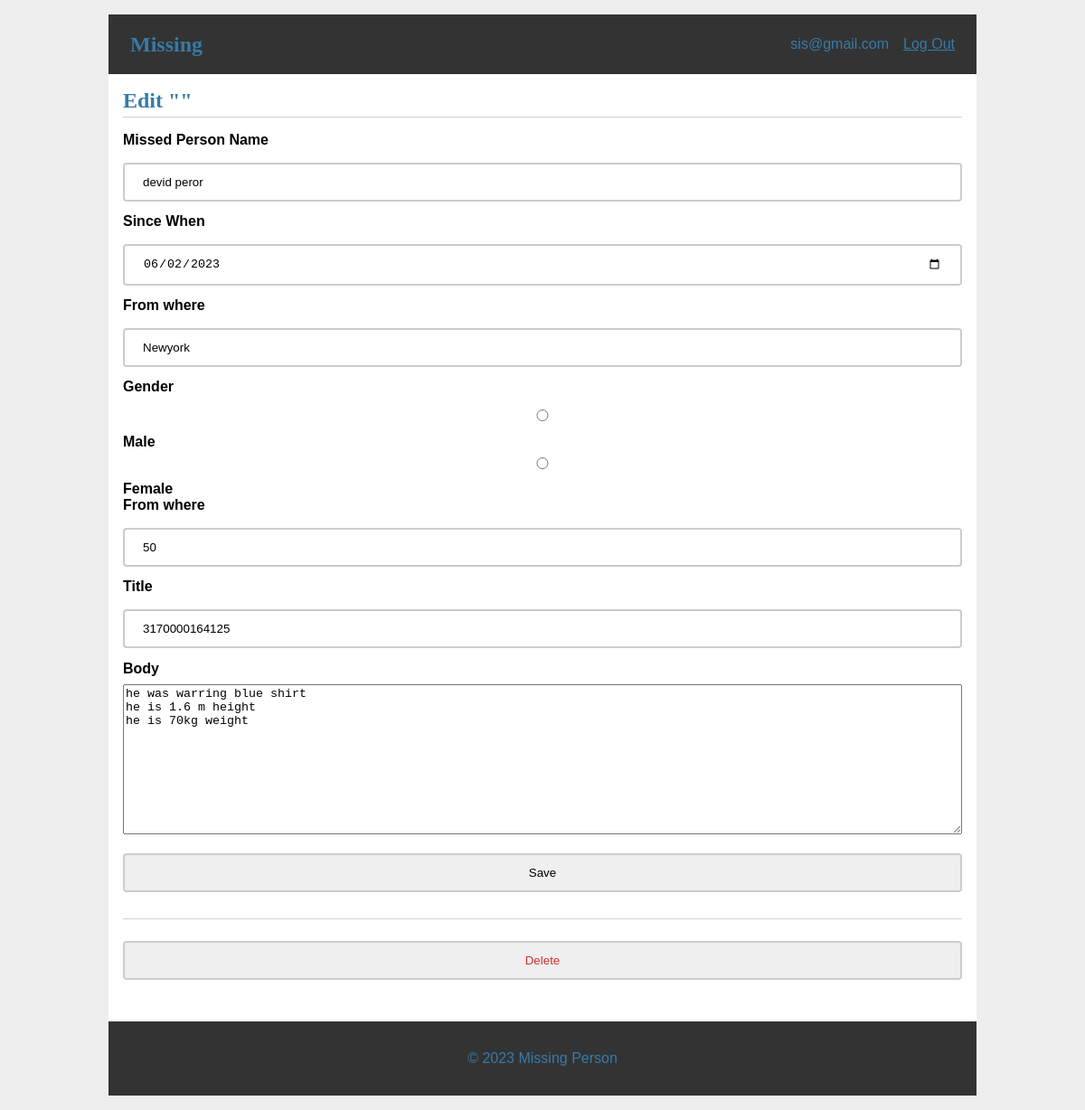
The app's page /16/update (signed in) with its own data.
### tables this page shows
CREATE TABLE user (
  id INTEGER PRIMARY KEY AUTOINCREMENT,
  finder_name TEXT NOT NULL,
  phone TEXT NOT NULL,
  finder_location TEXT NOT NULL,
  email TEXT UNIQUE NOT NULL,
  password TEXT NOT NULL
);

CREATE TABLE post (
  id INTEGER PRIMARY KEY AUTOINCREMENT,
  finder_id INTEGER NOT NULL,
  created TIMESTAMP NOT NULL DEFAULT CURRENT_TIMESTAMP,
  missed_name TEXT NOT NULL,
  since TEXT NOT Null,
  missing_from TEXT NOT NULL,
  gender TEXT NOT NULL,
  age TEXT NOT NULL,
  call_on TEXT NOT NULL,
  addtional_info TEXT NOT NULL,
  photo_url TEXT NOT NULL,
  FOREIGN KEY (finder_id) REFERENCES user (id)
);

### missing/blog.py (the view, shortened to what this page needs)
@bp.route('/<int:id>/update', methods=('GET', 'POST'))
@login_required
def update(id):
    post = get_post(id)
    return render_template('blog/update.html', post=post)

### missing/auth.py (called while the page is built)
@bp.before_app_request
def load_logged_in_user():
    user_id = session.get('user_id')
    if user_id is None:
        g.user = None
    else:
        g.user = get_db().execute(
            'SELECT * FROM user WHERE id = ?', (user_id,)
        ).fetchone()

def login_required(view):
    @functools.wraps(view)
    def wrapped_view(**kwargs):
        if g.user is None:
            return redirect(url_for('auth.login'))
        return view(**kwargs)
    return wrapped_view

### missing/blog.py (called while the page is built)
def get_post(id, check_finder=True):
    post = get_db().execute(
        'SELECT p.id, missed_name, since, missing_from,  gender, age,  call_on, addtional_info, created, finder_id, email'
        ' FROM post p JOIN user u ON p.finder_id = u.id'
        ' WHERE p.id = ?',
        (id,)
    ).fetchone()
    if post is None:
        abort(404, f"Post id {id} doesn't exist.")
    if check_finder and post['finder_id'] != g.user['id']:
        abort(403)
    return post

### missing/db.py (called while the page is built)
def get_db():
    if 'db' not in g:
        g.db = sqlite3.connect(
            current_app.config['DATABASE'],
            detect_types=sqlite3.PARSE_DECLTYPES
        )
        g.db.row_factory = sqlite3.Row
    return g.db

### missing/templates/blog/update.html
{% extends 'base.html' %}
{% block header %}
  <h1>{% block title %}Edit "{{ post['title'] }}"{% endblock %}</h1>
{% endblock %}
{% block content %}
  <form method="post">
    <label for="missed_name">Missed Person Name</label>
    <input name="missed_name" id="missed_name"
      value="{{ request.form['missed_name'] or post['missed_name'] }}" required>
    <label for="since">Since When</label>
    <input type="date" name="since" id="since"
    value="{{ request.form['since'] or post['since'] }}" required>
    <label for="missing_from">From where</label>
    <input name="missing_from" id="missing_from"
    value="{{ request.form['missing_from'] or post['missing_from'] }}" required>
    <label for="title">Gender</label>
    <div class="form-check form-check-inline">
      <input class="form-check-input" type="radio" name="gender" id="male" value="Male" {% if request.form['gender'] == 'male' %}checked{% endif %} required>
      <label class="form-check-label" for="male">Male</label>
    </div>
    <div class="form-check form-check-inline">
      <input class="form-check-input" type="radio" name="gender" id="female" value="Female" {% if request.form['gender'] == 'female' %}checked{% endif %} required>
      <label class="form-check-label" for="female">Female</label>
    </div>
    <label for="age">From where</label>
    <input name="age" id="age"
    value="{{ request.form['age'] or post['age'] }}" required>
    <label for="call_on">Title</label>
    <input name="call_on" id="call_on"
    value="{{ request.form['call_on'] or post['call_on'] }}" required>
    <label for="addtional_info">Body</label>
    <textarea name="addtional_info" id="addtional_info">{{ request.form['addtional_info'] or post['addtional_info'] }}</textarea>
    <input type="submit" value="Save">
  </form>
  <hr>
  <form action="{{ url_for('blog.delete', id=post['id']) }}" method="post">
    <input class="danger" type="submit" value="Delete" onclick="return confirm('Are you sure?');">
  </form>
{% endblock %}

### missing/templates/base.html (shortened to what this page needs)
<!doctype html>
<link rel="stylesheet" href="{{ url_for('static', filename='css/style.css') }}">
<nav>
  <h1><a href="{{ url_for('index') }}">Missing</a></h1>
  <ul>
    {% if g.user %}
      <li><span>{{ g.user['email'] }}</span>
      <li><a href="{{ url_for('auth.logout') }}">Log Out</a>
    {% else %}
      <li><a href="{{ url_for('auth.register') }}">Register</a>
      <li><a href="{{ url_for('auth.login') }}">Log In</a>
    {% endif %}
  </ul>
</nav>
<section class="content">
  <header>
    {% block header %}{% endblock %}
  </header>
  {% block content %}{% endblock %}
</section>
<footer>
  <p>&copy; 2023 Missing Person</p>
</footer>

### missing/static/css/style.css (style rules this page uses)
a { color: #377ba8; }
hr { border: none; border-top: 1px solid lightgray; }
nav h1 { flex: auto; margin: 0; }
nav h1 a { text-decoration: none; padding: 0.25rem 0.5rem; }
nav ul { display: flex; list-style: none; margin: 0; padding: 0; }
.content { padding: 0 1rem 1rem; }
.content > header { border-bottom: 1px solid lightgray; display: flex; align-items: flex-end; }
.content > header h1 { flex: auto; margin: 1rem 0 0.25rem 0; }
.content form { margin: 1em 0; display: flex; flex-direction: column; }
.content label { font-weight: bold; margin-bottom: 0.5em; }
.content input, .content textarea { margin-bottom: 1em; }
.content textarea { min-height: 12em; resize: vertical; }
input.danger { color: #cc2f2e; }
input[type=submit] { align-self: start; min-width: 10em; }
ul { list-style: none; padding: 0; }
nav { background-color: #333; color: #377ba8; padding: 1rem; display: flex; align-items: center; }
nav ul li a, nav ul li span, header .action { display: block; padding: 0.5rem; }
h1 { font-family: serif; color: #377ba8; margin: 1rem 0; }
footer { background-color: #333; color:#377ba8; padding: 1rem; text-align: center; position: relative; }
input { width: 100%; padding: 12px 20px; margin: 8px 0; box-sizing: border-box; border: 2px solid #ccc; border-radius: 4px; }

### records on screen
user: user.email "sis@gmail.com"
post: missed_name "devid peror", since "06/02/2023", missing_from "Newyork", age "50", call_on "3170000164125", addtional_info "he was warring blue shirt he is 1.6 m height he is 70kg weight"
